Frame 1 (no input): blank canvas, image omitted
Frame 60 (no input): blank canvas, image omitted
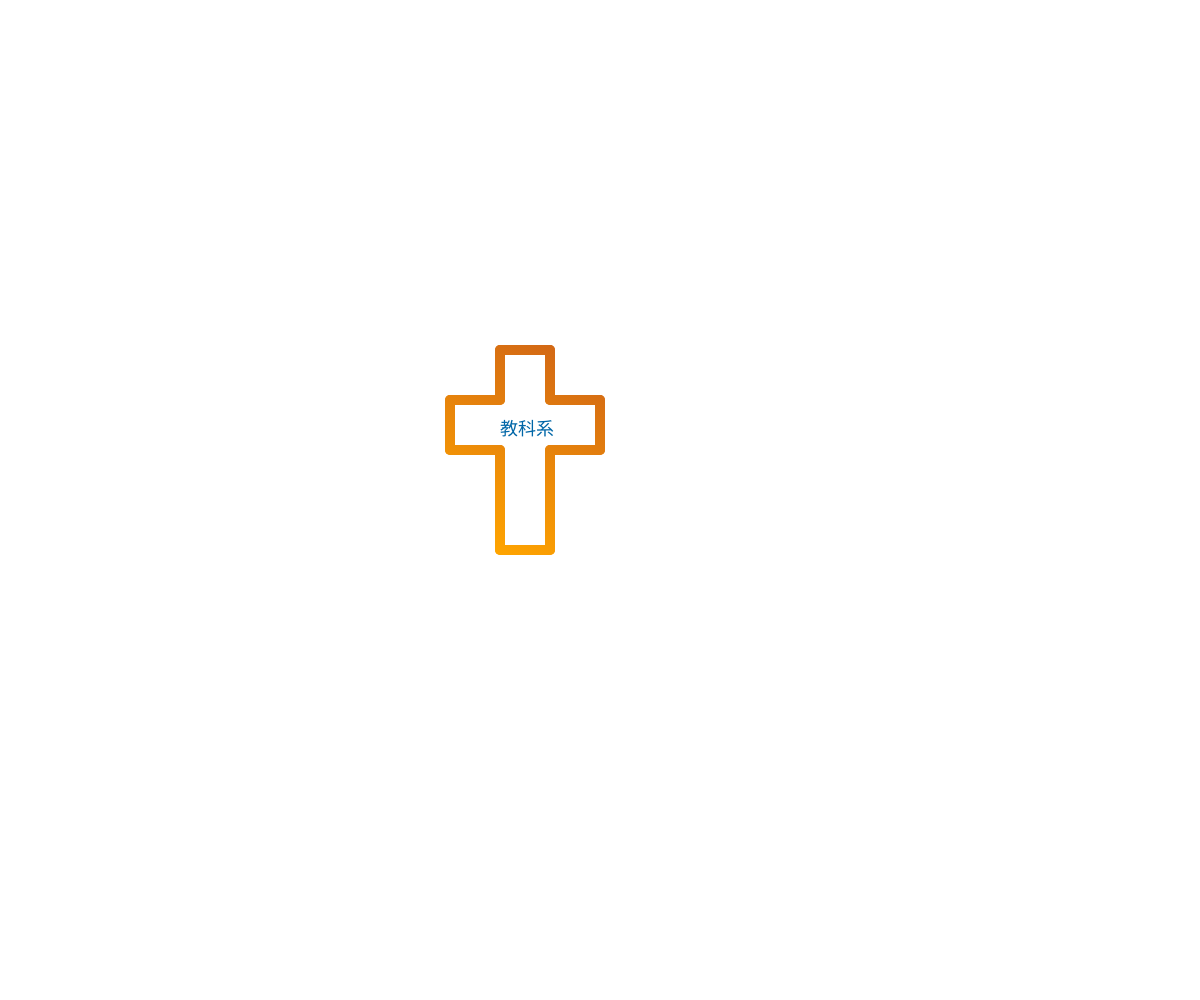
Frame 120 (the mouse pressed at the canvas centre since frame 60)

The p5.js sketch whose frames 1 and 60 were blank and that drew this single picture after the mouse press (run headless with seeded random() and noise() and a simulated clock; from frame 60 on, the mouse is pressed at the canvas centre):

// p5.js sketch
// ── sketch.js
let points = [[100, 100], [150,100], [150, 50],[100,50],[100,-50],[50,-50],[50,50],[0,50],[0,100],[50,100],[50,150],[100,150]];
let ctx
function setup() {
createCanvas(windowWidth, windowHeight);
ctx = canvas.getContext('2d');
 ctx.lineWidth = 10;
 ctx.lineCap = 'round'

}

function draw() {
  gradientLine(ctx, 400, 20, 200, 400, 'brown', 'orange')

background(255);
textSize(18)  
fill(0, 102, 167); 
text("教科系",-100+mouseX,-65+mouseY)  

for (let i = 0; i < points.length-1; i++) {
  line(mouseX-points[i][0], mouseY-points[i][1], mouseX-points[i+1][0], mouseY-points[i+1][1]);
    }
    line(mouseX-points[points.length-1][0], mouseY-points[points.length-1][1], mouseX-points[0][0], mouseY-points[0][1]); //把最後一點與第一點的連線
  }
  function gradientLine(ctx, x1, y1, x2, y2, c1, c2) {
    const gradient = ctx.createLinearGradient(x1, y1, x2, y2);
    gradient.addColorStop(0, c1);
    gradient.addColorStop(1, c2);
    ctx.strokeStyle = gradient;


//background(255);
//translate(width/2, height/2);
//scale(1, -1);
for (let i = 0; i < points.length-1; i++) {


line(points[i][0], points[i][1], points[i+1][0], points[i+1][1]);

}
line(points[points.length-1][0], points[points.length-1][1], points[0][0], points[0][1]);
}
